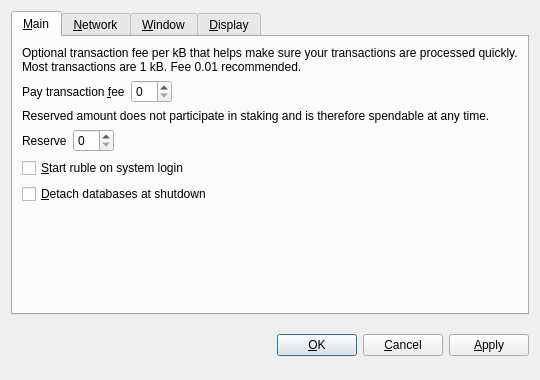
<?xml version="1.0" encoding="UTF-8"?>
<ui version="4.0">
 <class>OptionsDialog</class>
 <widget class="QDialog" name="OptionsDialog">
  <property name="geometry">
   <rect>
    <x>0</x>
    <y>0</y>
    <width>540</width>
    <height>380</height>
   </rect>
  </property>
  <property name="windowTitle">
   <string>Options</string>
  </property>
  <property name="modal">
   <bool>true</bool>
  </property>
  <layout class="QVBoxLayout" name="verticalLayout">
   <item>
    <widget class="QTabWidget" name="tabWidget">
     <property name="tabPosition">
      <enum>QTabWidget::North</enum>
     </property>
     <property name="currentIndex">
      <number>0</number>
     </property>
     <widget class="QWidget" name="tabMain">
      <attribute name="title">
       <string>&amp;Main</string>
      </attribute>
      <layout class="QVBoxLayout" name="verticalLayout_Main">
       <item>
        <widget class="QLabel" name="transactionFeeInfoLabel">
         <property name="text">
          <string>Optional transaction fee per kB that helps make sure your transactions are processed quickly. Most transactions are 1 kB. Fee 0.01 recommended.</string>
         </property>
         <property name="textFormat">
          <enum>Qt::PlainText</enum>
         </property>
         <property name="wordWrap">
          <bool>true</bool>
         </property>
        </widget>
       </item>
       <item>
        <layout class="QHBoxLayout" name="horizontalLayoutFee">
         <item>
          <widget class="QLabel" name="transactionFeeLabel">
           <property name="text">
            <string>Pay transaction &amp;fee</string>
           </property>
           <property name="textFormat">
            <enum>Qt::PlainText</enum>
           </property>
           <property name="buddy">
            <cstring>transactionFee</cstring>
           </property>
          </widget>
         </item>
         <item>
          <widget class="BitcoinAmountField" name="transactionFee"/>
         </item>
         <item>
          <spacer name="horizontalSpacerFee">
           <property name="orientation">
            <enum>Qt::Horizontal</enum>
           </property>
           <property name="sizeHint" stdset="0">
            <size>
             <width>40</width>
             <height>20</height>
            </size>
           </property>
          </spacer>
         </item>
        </layout>
       </item>
       <item>
        <widget class="QLabel" name="reserveBalanceInfoLabel">
         <property name="text">
          <string>Reserved amount does not participate in staking and is therefore spendable at any time.</string>
         </property>
         <property name="textFormat">
          <enum>Qt::PlainText</enum>
         </property>
         <property name="wordWrap">
          <bool>true</bool>
         </property>
        </widget>
       </item>
       <item>
        <layout class="QHBoxLayout" name="horizontalLayoutReserveBalance">
         <item>
          <widget class="QLabel" name="reserveBalanceLabel">
           <property name="text">
            <string>Reserve</string>
           </property>
           <property name="textFormat">
            <enum>Qt::PlainText</enum>
           </property>
           <property name="buddy">
            <cstring>reserveBalance</cstring>
           </property>
          </widget>
         </item>
         <item>
          <widget class="BitcoinAmountField" name="reserveBalance"/>
         </item>
         <item>
          <spacer name="horizontalSpacerReserveBalance">
           <property name="orientation">
            <enum>Qt::Horizontal</enum>
           </property>
           <property name="sizeHint" stdset="0">
            <size>
             <width>40</width>
             <height>20</height>
            </size>
           </property>
          </spacer>
         </item>
        </layout>
       </item>
       <item>
        <widget class="QCheckBox" name="bitcoinAtStartup">
         <property name="toolTip">
          <string>Automatically start ruble after logging in to the system.</string>
         </property>
         <property name="text">
          <string>&amp;Start ruble on system login</string>
         </property>
        </widget>
       </item>
       <item>
        <widget class="QCheckBox" name="detachDatabases">
         <property name="toolTip">
          <string>Detach block and address databases at shutdown. This means they can be moved to another data directory, but it slows down shutdown. The wallet is always detached.</string>
         </property>
         <property name="text">
          <string>&amp;Detach databases at shutdown</string>
         </property>
        </widget>
       </item>
       <item>
        <spacer name="verticalSpacer_Main">
         <property name="orientation">
          <enum>Qt::Vertical</enum>
         </property>
         <property name="sizeHint" stdset="0">
          <size>
           <width>20</width>
           <height>40</height>
          </size>
         </property>
        </spacer>
       </item>
      </layout>
     </widget>
     <widget class="QWidget" name="tabNetwork">
      <attribute name="title">
       <string>&amp;Network</string>
      </attribute>
      <layout class="QVBoxLayout" name="verticalLayout_Network">
       <item>
        <widget class="QCheckBox" name="mapPortUpnp">
         <property name="toolTip">
          <string>Automatically open the ruble client port on the router. This only works when your router supports UPnP and it is enabled.</string>
         </property>
         <property name="text">
          <string>Map port using &amp;UPnP</string>
         </property>
        </widget>
       </item>
       <item>
        <widget class="QCheckBox" name="connectSocks">
         <property name="toolTip">
          <string>Connect to the ruble network through a SOCKS proxy (e.g. when connecting through Tor).</string>
         </property>
         <property name="text">
          <string>&amp;Connect through SOCKS proxy:</string>
         </property>
        </widget>
       </item>
       <item>
        <layout class="QHBoxLayout" name="horizontalLayout_Network">
         <item>
          <widget class="QLabel" name="proxyIpLabel">
           <property name="text">
            <string>Proxy &amp;IP:</string>
           </property>
           <property name="textFormat">
            <enum>Qt::PlainText</enum>
           </property>
           <property name="buddy">
            <cstring>proxyIp</cstring>
           </property>
          </widget>
         </item>
         <item>
          <widget class="QValidatedLineEdit" name="proxyIp">
           <property name="maximumSize">
            <size>
             <width>140</width>
             <height>16777215</height>
            </size>
           </property>
           <property name="toolTip">
            <string>IP address of the proxy (e.g. 127.0.0.1)</string>
           </property>
          </widget>
         </item>
         <item>
          <widget class="QLabel" name="proxyPortLabel">
           <property name="text">
            <string>&amp;Port:</string>
           </property>
           <property name="textFormat">
            <enum>Qt::PlainText</enum>
           </property>
           <property name="buddy">
            <cstring>proxyPort</cstring>
           </property>
          </widget>
         </item>
         <item>
          <widget class="QLineEdit" name="proxyPort">
           <property name="maximumSize">
            <size>
             <width>55</width>
             <height>16777215</height>
            </size>
           </property>
           <property name="toolTip">
            <string>Port of the proxy (e.g. 9050)</string>
           </property>
          </widget>
         </item>
         <item>
          <widget class="QLabel" name="socksVersionLabel">
           <property name="text">
            <string>SOCKS &amp;Version:</string>
           </property>
           <property name="textFormat">
            <enum>Qt::PlainText</enum>
           </property>
           <property name="buddy">
            <cstring>socksVersion</cstring>
           </property>
          </widget>
         </item>
         <item>
          <widget class="QValueComboBox" name="socksVersion">
           <property name="toolTip">
            <string>SOCKS version of the proxy (e.g. 5)</string>
           </property>
          </widget>
         </item>
         <item>
          <spacer name="horizontalSpacer_Network">
           <property name="orientation">
            <enum>Qt::Horizontal</enum>
           </property>
           <property name="sizeHint" stdset="0">
            <size>
             <width>40</width>
             <height>20</height>
            </size>
           </property>
          </spacer>
         </item>
        </layout>
       </item>
       <item>
        <spacer name="verticalSpacer_Network">
         <property name="orientation">
          <enum>Qt::Vertical</enum>
         </property>
         <property name="sizeHint" stdset="0">
          <size>
           <width>20</width>
           <height>40</height>
          </size>
         </property>
        </spacer>
       </item>
      </layout>
     </widget>
     <widget class="QWidget" name="tabWindow">
      <attribute name="title">
       <string>&amp;Window</string>
      </attribute>
      <layout class="QVBoxLayout" name="verticalLayout_Window">
       <item>
        <widget class="QCheckBox" name="minimizeToTray">
         <property name="toolTip">
          <string>Show only a tray icon after minimizing the window.</string>
         </property>
         <property name="text">
          <string>&amp;Minimize to the tray instead of the taskbar</string>
         </property>
        </widget>
       </item>
       <item>
        <widget class="QCheckBox" name="minimizeOnClose">
         <property name="toolTip">
          <string>Minimize instead of exit the application when the window is closed. When this option is enabled, the application will be closed only after selecting Quit in the menu.</string>
         </property>
         <property name="text">
          <string>M&amp;inimize on close</string>
         </property>
        </widget>
       </item>
       <item>
        <spacer name="verticalSpacer_Window">
         <property name="orientation">
          <enum>Qt::Vertical</enum>
         </property>
         <property name="sizeHint" stdset="0">
          <size>
           <width>20</width>
           <height>40</height>
          </size>
         </property>
        </spacer>
       </item>
      </layout>
     </widget>
     <widget class="QWidget" name="tabDisplay">
      <attribute name="title">
       <string>&amp;Display</string>
      </attribute>
      <layout class="QVBoxLayout" name="verticalLayout_Display">
       <item>
        <layout class="QHBoxLayout" name="horizontalLayout_1_Display">
         <item>
          <widget class="QLabel" name="langLabel">
           <property name="text">
            <string>User Interface &amp;language:</string>
           </property>
           <property name="textFormat">
            <enum>Qt::PlainText</enum>
           </property>
           <property name="buddy">
            <cstring>lang</cstring>
           </property>
          </widget>
         </item>
         <item>
          <widget class="QValueComboBox" name="lang">
           <property name="toolTip">
            <string>The user interface language can be set here. This setting will take effect after restarting ruble.</string>
           </property>
          </widget>
         </item>
        </layout>
       </item>
       <item>
        <layout class="QHBoxLayout" name="horizontalLayout_2_Display">
         <item>
          <widget class="QLabel" name="unitLabel">
           <property name="text">
            <string>&amp;Unit to show amounts in:</string>
           </property>
           <property name="textFormat">
            <enum>Qt::PlainText</enum>
           </property>
           <property name="buddy">
            <cstring>unit</cstring>
           </property>
          </widget>
         </item>
         <item>
          <widget class="QValueComboBox" name="unit">
           <property name="toolTip">
            <string>Choose the default subdivision unit to show in the interface and when sending coins.</string>
           </property>
          </widget>
         </item>
        </layout>
       </item>
       <item>
        <widget class="QCheckBox" name="displayAddresses">
         <property name="toolTip">
          <string>Whether to show ruble addresses in the transaction list or not.</string>
         </property>
         <property name="text">
          <string>&amp;Display addresses in transaction list</string>
         </property>
        </widget>
       </item>
       <item>
        <widget class="QCheckBox" name="coinControlFeatures">
         <property name="toolTip">
          <string>Whether to show coin control features or not.</string>
         </property>
         <property name="text">
          <string>Display coin &amp;control features (experts only!)</string>
         </property>
        </widget>
       </item>
       <item>
        <spacer name="verticalSpacer_Display">
         <property name="orientation">
          <enum>Qt::Vertical</enum>
         </property>
         <property name="sizeHint" stdset="0">
          <size>
           <width>20</width>
           <height>40</height>
          </size>
         </property>
        </spacer>
       </item>
      </layout>
     </widget>
    </widget>
   </item>
   <item>
    <layout class="QHBoxLayout" name="horizontalLayout_Buttons">
     <item>
      <spacer name="horizontalSpacer_1">
       <property name="orientation">
        <enum>Qt::Horizontal</enum>
       </property>
       <property name="sizeHint" stdset="0">
        <size>
         <width>40</width>
         <height>48</height>
        </size>
       </property>
      </spacer>
     </item>
     <item>
      <widget class="QLabel" name="statusLabel">
       <property name="font">
        <font>
         <weight>75</weight>
         <bold>true</bold>
        </font>
       </property>
       <property name="text">
        <string/>
       </property>
       <property name="textFormat">
        <enum>Qt::PlainText</enum>
       </property>
       <property name="wordWrap">
        <bool>true</bool>
       </property>
      </widget>
     </item>
     <item>
      <spacer name="horizontalSpacer_2">
       <property name="orientation">
        <enum>Qt::Horizontal</enum>
       </property>
       <property name="sizeHint" stdset="0">
        <size>
         <width>40</width>
         <height>48</height>
        </size>
       </property>
      </spacer>
     </item>
     <item>
      <widget class="QPushButton" name="okButton">
       <property name="text">
        <string>&amp;OK</string>
       </property>
      </widget>
     </item>
     <item>
      <widget class="QPushButton" name="cancelButton">
       <property name="text">
        <string>&amp;Cancel</string>
       </property>
       <property name="autoDefault">
        <bool>false</bool>
       </property>
      </widget>
     </item>
     <item>
      <widget class="QPushButton" name="applyButton">
       <property name="text">
        <string>&amp;Apply</string>
       </property>
       <property name="autoDefault">
        <bool>false</bool>
       </property>
      </widget>
     </item>
    </layout>
   </item>
  </layout>
 </widget>
 <customwidgets>
  <customwidget>
   <class>BitcoinAmountField</class>
   <extends>QSpinBox</extends>
   <header>bitcoinamountfield.h</header>
  </customwidget>
  <customwidget>
   <class>QValueComboBox</class>
   <extends>QComboBox</extends>
   <header>qvaluecombobox.h</header>
  </customwidget>
  <customwidget>
   <class>QValidatedLineEdit</class>
   <extends>QLineEdit</extends>
   <header>qvalidatedlineedit.h</header>
  </customwidget>
 </customwidgets>
 <resources/>
 <connections/>
</ui>
